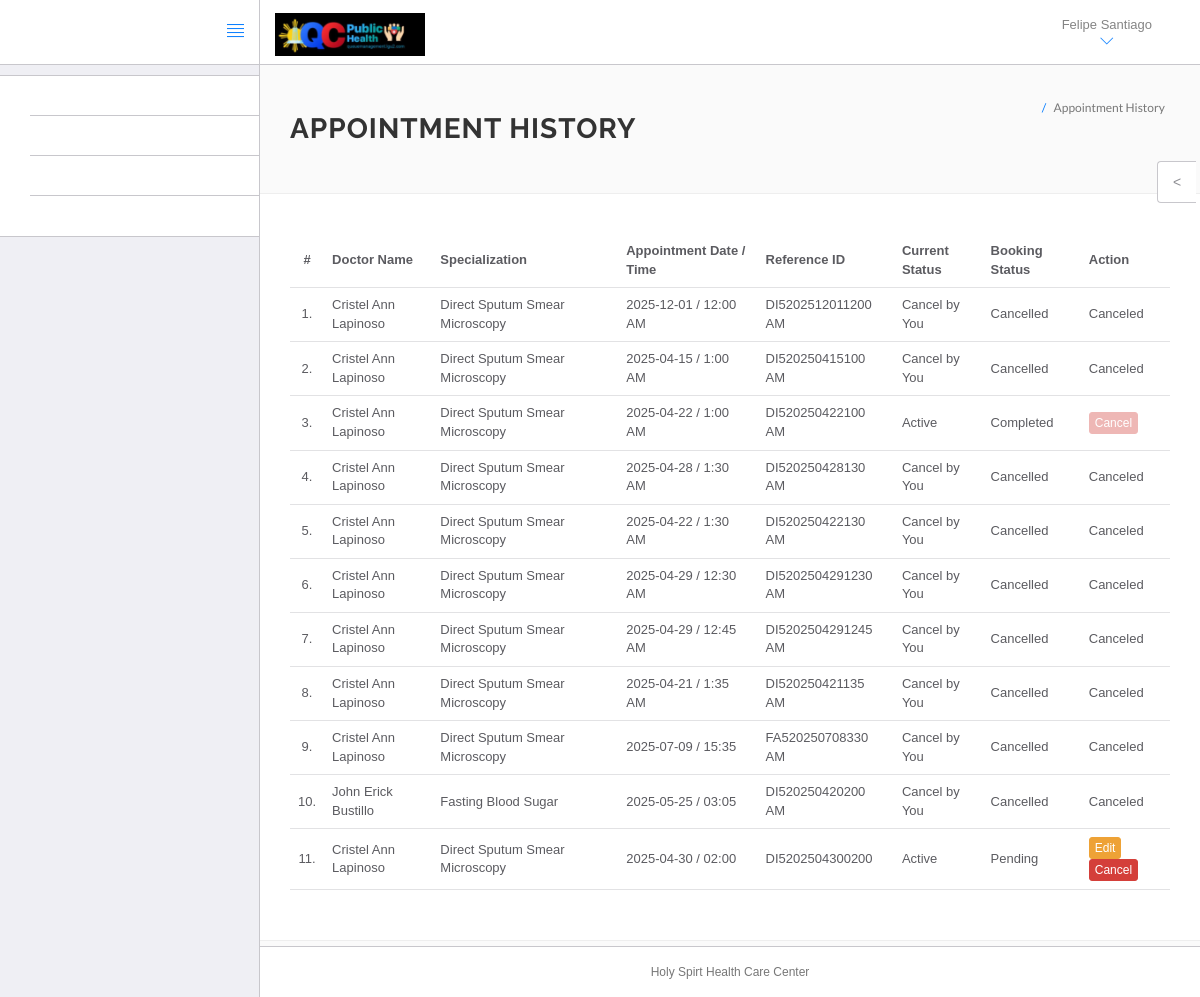
Screenshot of /hms/appointment-history.php (signed in) with the database file from the repository.
### tables this page shows
CREATE TABLE `users` (
  `id` int(11) NOT NULL,
  `fullName` varchar(255) DEFAULT NULL,
  `address` longtext DEFAULT NULL,
  `city` varchar(255) DEFAULT NULL,
  `gender` varchar(255) DEFAULT NULL,
  `email` varchar(255) DEFAULT NULL,
  `password` varchar(255) DEFAULT NULL,
  `regDate` timestamp NULL DEFAULT current_timestamp(),
  `updationDate` timestamp NULL DEFAULT NULL ON UPDATE current_timestamp()
);

CREATE TABLE `appointment` (
  `id` int(11) NOT NULL,
  `ref` varchar(255) NOT NULL,
  `doctorSpecialization` varchar(255) DEFAULT NULL,
  `doctorId` int(11) DEFAULT NULL,
  `userId` int(11) DEFAULT NULL,
  `consultancyFees` int(11) DEFAULT NULL,
  `appointmentDate` varchar(255) DEFAULT NULL,
  `appointmentTime` varchar(255) DEFAULT NULL,
  `postingDate` timestamp NULL DEFAULT current_timestamp(),
  `userStatus` int(11) DEFAULT NULL,
  `bookingStatus` varchar(255) NOT NULL DEFAULT 'Pending',
  `doctorStatus` int(11) DEFAULT NULL,
  `updationDate` timestamp NULL DEFAULT NULL ON UPDATE current_timestamp()
);

CREATE TABLE `doctors` (
  `id` int(11) NOT NULL,
  `specilization` varchar(255) DEFAULT NULL,
  `doctorName` varchar(255) DEFAULT NULL,
  `address` longtext DEFAULT NULL,
  `docFees` varchar(255) DEFAULT NULL,
  `contactno` bigint(11) DEFAULT NULL,
  `docEmail` varchar(255) DEFAULT NULL,
  `password` varchar(255) DEFAULT NULL,
  `creationDate` timestamp NULL DEFAULT current_timestamp(),
  `updationDate` timestamp NULL DEFAULT NULL ON UPDATE current_timestamp()
);

### hms/appointment-history.php (the view, shortened to what this page needs)
<?php
include('include/config.php');
if(strlen($_SESSION['id']==0)) {
    header('location:logout.php');
} else {
?>
<!DOCTYPE html>
<html lang="en">
    <head>
        <link rel="stylesheet" href="vendor/bootstrap/css/bootstrap.min.css">
        <link rel="stylesheet" href="vendor/fontawesome/css/font-awesome.min.css">
        <link rel="stylesheet" href="vendor/themify-icons/themify-icons.min.css">
        <link href="vendor/animate.css/animate.min.css" rel="stylesheet" media="screen">
        <link href="vendor/perfect-scrollbar/perfect-scrollbar.min.css" rel="stylesheet" media="screen">
        <link href="vendor/switchery/switchery.min.css" rel="stylesheet" media="screen">
        <link href="vendor/bootstrap-touchspin/jquery.bootstrap-touchspin.min.css" rel="stylesheet" media="screen">
        <link href="vendor/select2/select2.min.css" rel="stylesheet" media="screen">
        <link href="vendor/bootstrap-datepicker/bootstrap-datepicker3.standalone.min.css" rel="stylesheet" media="screen">
        <link href="vendor/bootstrap-timepicker/bootstrap-timepicker.min.css" rel="stylesheet" media="screen">
        <link rel="stylesheet" href="assets/css/styles.css">
        <link rel="stylesheet" href="assets/css/plugins.css">
        <link rel="stylesheet" href="assets/css/themes/theme-1.css" id="skin_color" />
    </head>
    <body>
        <div id="app">
<?php include('include/sidebar.php');?>
            <div class="app-content">
                    <?php include('include/header.php');?>
                <div class="main-content" >
                    <div class="wrap-content container" id="container">
                        <section id="page-title">
                            <div class="row">
                                <div class="col-sm-8">
                                    <h1 class="mainTitle"><strong>Appointment History</strong></h1>
                              </div>
                                <ol class="breadcrumb">
                                    <li class="active">
                                        <span>Appointment History</span>
                                    </li>
                                </ol>
                            </div>
                        </section>
                        <div class="container-fluid container-fullw bg-white">
                                    <div class="row">
                                <div class="col-md-12">
                                    <table class="table table-hover" id="sample-table-1">
                                        <thead>
                                            <tr>
                                                <th class="center">#</th>
                                                <th class="hidden-xs">Doctor Name</th>
                                                <th>Specialization</th>
                                                <th>&nbsp;</th>
                                                <th>Appointment Date / Time </th>
                                                <th>Reference ID</th>
                                                <th>Current Status</th>
                                                <th>Booking Status</th>
                                                <th>Action</th>
                                            </tr>
                                        </thead>
                                        <tbody>
<?php
$sql=mysqli_query($con,"select doctors.doctorName as docname,appointment.*  from appointment join doctors on doctors.id=appointment.doctorId where appointment.userId='".$_SESSION['id']."'");
$cnt=1;
while($row=mysqli_fetch_array($sql))
{
?>
                                            <tr>
                                                <td class="center"><?php echo $cnt;?>.</td>
                                                <td class="hidden-xs"><?php echo $row['docname'];?></td>
                                                <td><?php echo $row['doctorSpecialization'];?></td>
                                                <td>&nbsp;</td>
                                                <td><?php echo $row['appointmentDate'];?> / <?php echo
                                                 $row['appointmentTime'];?>
                                                </td>
                                                <td><?php echo $row['ref'];?></td>
                                                <td>
<?php if(($row['userStatus']==1) && ($row['doctorStatus']==1))
{
    echo "Active";
}
if(($row['userStatus']==0) && ($row['doctorStatus']==1))
{
    echo "Cancel by You";
}
												?></td>
												<td><?php echo $row['bookingStatus'];?></td>
												<td >
												<div class="visible-md visible-lg hidden-sm hidden-xs">
											<?php if (($row['userStatus'] == 1) && ($row['doctorStatus'] == 1)) { ?>
												<?php if ($row['bookingStatus'] == 'Approved' || $row['bookingStatus'] == 'Completed') { ?>
													<button class="btn btn-danger btn-xs" title="Cancel Appointment" disabled>Cancel</button>
												<?php } else { ?>
													<button class="btn btn-warning btn-xs edit-btn"
    data-id="<?php echo $row['id']; ?>"
    data-specialization="<?php echo $row['doctorSpecialization']; ?>"
    data-doctorid="<?php echo $row['doctorId']; ?>"
    data-date="<?php echo $row['appointmentDate']; ?>"
    data-time="<?php echo $row['appointmentTime']; ?>"
    data-toggle="modal"
    data-target="#editAppointmentModal">Edit</button>
													<a href="appointment-history.php?id=<?php echo $row['id']?>&cancel=update" onClick="return confirm('Are you sure you want to cancel this appointment?')" class="btn btn-danger btn-xs" title="Cancel Appointment">Cancel</a>
												<?php } ?>
											<?php } else {
												echo "Canceled";
											} ?>
										</div>
												</td>
											</tr>
											<?php
$cnt=$cnt+1;
											 }?>
										</tbody>
									</table>
								</div>
							</div>
								</div>
					</div>
				</div>
			</div>
	<?php include('include/footer.php');?>
	<?php include('include/setting.php');?>
	</body>
</html>
<?php } ?>

### hms/include/sidebar.php
<div class="sidebar app-aside" id="sidebar">
				<div class="sidebar-container perfect-scrollbar">
<nav>
						<ul class="main-navigation-menu">
							<li>
								<a href="dashboard.php">
									<div class="item-content">
										<div class="item-media">
										</div>
										<div class="item-inner">
											<span class="title"><center>
											  <em><strong>
												  <span style="color: #FFFFFF">DASHBOARD</span></strong></em>
											</center>
											</span>
										</div>
									</div>
								</a>
							</li>
							<li>
								<a href="appointment-slot.php">
									<div class="item-content">
										<div class="item-media">
										</div>
										<div class="item-inner">
											<span class="title"> <center>
											  <strong><em>
												  <span style="color: #FFFFFF">BOOK APPOINTMENT</span></em></strong>
										  </center></span>
										</div>
									</div>
								</a>
							</li>
							<li>
								<a href="appointment-history.php">
									<div class="item-content">
										<div class="item-media">
										</div>
										<div class="item-inner"><center>
										  <strong><em>
											  <span style="color: #FFFFFF">PREVIOUS APPOINTMENT</span></em></strong>
										</center></div>
									</div>
								</a>
							</li>
<li>
								<a href="manage-medhistory.php">
									<div class="item-content">
										<div class="item-media">
										</div>
										<div class="item-inner">
											<span class="title"><center>
												<strong><em><span style="color: #FFFFFF">MEDICAL HISTORY</span></em></strong>
										  </center></span>
										</div>
									</div>
								</a>
							</li>
						</ul>
					</nav>
					</div>
			</div>

### hms/include/header.php (shortened to what this page needs)
<header class="navbar navbar-default navbar-static-top">
					<div class="navbar-header">
						<a class="navbar-brand" href="#">
						</a>
						<a href="#" class="sidebar-toggler pull-right visible-md visible-lg" data-toggle-class="app-sidebar-closed" data-toggle-target="#app">
							<i class="ti-align-justify"></i>
						</a>
					</div>
					<div class="navbar-collapse collapse">
					<img src="logo.jpg" alt="logo" style="width: 150px; margin-top: 1em;">
						<ul class="nav navbar-right">
								<li  style="padding-top:2% ">
								<h2><strong>
									<span style="color: #FFFFFF">Welcome, Patient!</span></strong></h2>
							</li>
							<li class="dropdown current-user">
								<a href class="dropdown-toggle" data-toggle="dropdown"><span class="username">
								<?php $query=mysqli_query($con,"select fullName from users where id='".$_SESSION['id']."'");
while($row=mysqli_fetch_array($query))
{
	echo $row['fullName'];
}
									?> <i class="ti-angle-down"></i></i></span>
								</a>
							</li>
						</ul>
					</div>
				</header>

### hms/include/footer.php (shortened to what this page needs)
<footer>
				<div class="footer-inner">
					<div align="center">Holy Spirt Health Care Center</div>
					</div>
				</div>

### hms/include/setting.php (shortened to what this page needs)
<div class="settings panel panel-default hidden-xs hidden-sm" id="settings">
				<button ct-toggle="toggle" data-toggle-class="active" data-toggle-target="#settings" class="btn btn-default">
				<
			</button>
				</div>

### hms/assets/css/plugins.css (style rules this page uses)
.perfect-scrollbar { overflow-y: hidden !important; }

### hms/assets/css/themes/theme-1.css (style rules this page uses)
body { background: #FAFAFA; }
header .navbar-header { background: #ffffff !important; border-right-color: #c8c7cc !important; border-bottom-color: #c8c7cc !important; }
header .navbar-header .sidebar-toggler, header .navbar-header .sidebar-mobile-toggler { color: #007aff !important; }
header .navbar-header .navbar-brand { color: #777 !important; }
header .navbar-collapse { background: #ffffff !important; border-bottom-color: #c8c7cc !important; box-shadow: none !important; }
header .navbar-collapse .navbar-right > li > a { color: #777; }
header .navbar-collapse .navbar-right > li > a i { color: #007aff !important; }
#sidebar { background: #EFEFF4 !important; }
#sidebar:before { border-right-width: "1px" !important; border-right-style: solid; border-right-color: #c8c7cc !important; }
#sidebar nav { border-right-width: "1px" !important; border-right-style: solid; border-right-color: #c8c7cc !important; }
#sidebar nav > ul { background: #ffffff !important; border-bottom-color: #c8c7cc !important; border-top-color: #c8c7cc !important; }
#sidebar nav > ul > li > a .item-inner { color: #777 !important; border-bottom-color: #c8c7cc; }
#app > footer { background: #ffffff !important; border-top-color: #c8c7cc !important; color: #777; }

### rows the page displays
users: fullName "Felipe Santiago"
appointment: doctorId.doctorName "Cristel Ann Lapinoso", doctorSpecialization "Direct Sputum Smear Microscopy", appointmentDate "2025-12-01", appointmentTime "12:00 AM", ref "DI5202512011200 AM", userStatus "Cancel by You", bookingStatus "Cancelled"
appointment: doctorId.doctorName "Cristel Ann Lapinoso", doctorSpecialization "Direct Sputum Smear Microscopy", appointmentDate "2025-04-15", appointmentTime "1:00 AM", ref "DI520250415100 AM", userStatus "Cancel by You", bookingStatus "Cancelled"
appointment: doctorId.doctorName "Cristel Ann Lapinoso", doctorSpecialization "Direct Sputum Smear Microscopy", appointmentDate "2025-04-22", appointmentTime "1:00 AM", ref "DI520250422100 AM", userStatus "Active", bookingStatus "Completed"
appointment: doctorId.doctorName "Cristel Ann Lapinoso", doctorSpecialization "Direct Sputum Smear Microscopy", appointmentDate "2025-04-28", appointmentTime "1:30 AM", ref "DI520250428130 AM", userStatus "Cancel by You", bookingStatus "Cancelled"
appointment: doctorId.doctorName "Cristel Ann Lapinoso", doctorSpecialization "Direct Sputum Smear Microscopy", appointmentDate "2025-04-22", appointmentTime "1:30 AM", ref "DI520250422130 AM", userStatus "Cancel by You", bookingStatus "Cancelled"
appointment: doctorId.doctorName "Cristel Ann Lapinoso", doctorSpecialization "Direct Sputum Smear Microscopy", appointmentDate "2025-04-29", appointmentTime "12:30 AM", ref "DI5202504291230 AM", userStatus "Cancel by You", bookingStatus "Cancelled"
appointment: doctorId.doctorName "Cristel Ann Lapinoso", doctorSpecialization "Direct Sputum Smear Microscopy", appointmentDate "2025-04-29", appointmentTime "12:45 AM", ref "DI5202504291245 AM", userStatus "Cancel by You", bookingStatus "Cancelled"
appointment: doctorId.doctorName "Cristel Ann Lapinoso", doctorSpecialization "Direct Sputum Smear Microscopy", appointmentDate "2025-04-21", appointmentTime "1:35 AM", ref "DI520250421135 AM", userStatus "Cancel by You", bookingStatus "Cancelled"
appointment: doctorId.doctorName "Cristel Ann Lapinoso", doctorSpecialization "Direct Sputum Smear Microscopy", appointmentDate "2025-07-09", appointmentTime "15:35", ref "FA520250708330 AM", userStatus "Cancel by You", bookingStatus "Cancelled"
appointment: doctorId.doctorName "John Erick Bustillo", doctorSpecialization "Fasting Blood Sugar", appointmentDate "2025-05-25", appointmentTime "03:05", ref "DI520250420200 AM", userStatus "Cancel by You", bookingStatus "Cancelled"
appointment: doctorId.doctorName "Cristel Ann Lapinoso", doctorSpecialization "Direct Sputum Smear Microscopy", appointmentDate "2025-04-30", appointmentTime "02:00", ref "DI5202504300200", userStatus "Active", bookingStatus "Pending"
